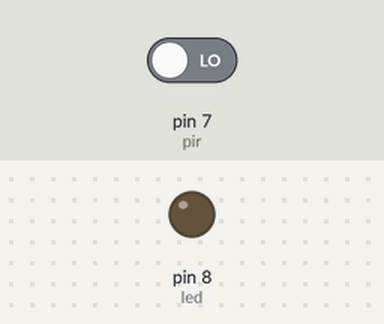
Recording of a sketch running on a simulated Arduino Uno, built with avr-gcc and run on an emulated ATmega328P. Parts: output pins drawn as LEDs (lit = HIGH). The inputs (shaded band) are chosen by the test bench; at power-on: pin 7 (pir) LOW.

Above: at 1.2 s.
1.3 s: pin 7 (pir) driven HIGH
At 1.6 s:
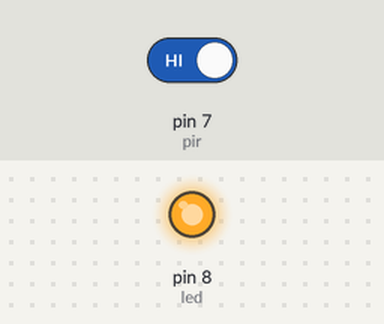
2.8 s: pin 7 (pir) driven LOW
At 4.0 s:
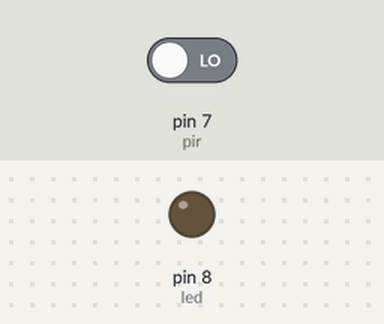
Timing chart, 0 to 5.8 s (numbered marks = the images above; inputs shaded):
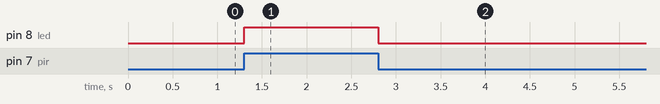

Measured:
- after the input at 1.3 s, pin 8 (led): LOW → HIGH at once
- after the input at 2.8 s, pin 8 (led): HIGH → LOW at once

The sketch:

PIR.ino
```cpp
int pir=7;
int led=8;
int estado;

void setup()
{
pinMode(led,OUTPUT);
pinMode(pir,INPUT);
}

void loop(){
estado=digitalRead(pir);
  if(estado==HIGH){
    digitalWrite(led,HIGH);
  }
  else{
    digitalWrite(led,LOW);
  }
delay(10);
}
```
